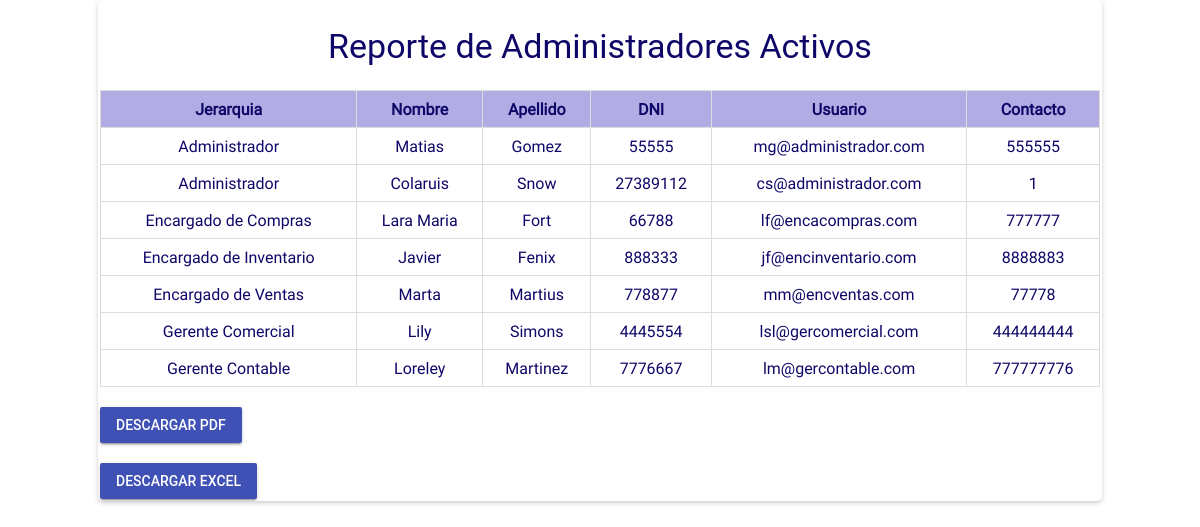
Page /SFI-V2-master/Reportes/reporteAdmin.php (signed in) on the committed database.
### tables this page shows
CREATE TABLE `usuario` (
  `DNI_U` int(11) NOT NULL,
  `ID_JER` int(11) NOT NULL,
  `ID_PROV` int(11) NOT NULL,
  `CONTRASENA` varchar(15) NOT NULL,
  `NOMBRE` varchar(20) NOT NULL,
  `APELLIDO` varchar(20) NOT NULL,
  `USUARIO` varchar(30) NOT NULL,
  `CONTACTO` int(11) NOT NULL,
  `DOMICILIO` varchar(40) NOT NULL,
  `CIUDAD` varchar(40) NOT NULL,
  `Disponibilidad` int(11) NOT NULL
);

CREATE TABLE `jerarquia` (
  `ID_JER` int(11) NOT NULL,
  `JERARQUIA` varchar(30) NOT NULL
);

### SFI-V2-master/Reportes/reporteAdmin.php (the view, shortened to what this page needs)
<?php
$MiConexion = ConexionBD();
$SQL = "SELECT  u.nombre AS nombre,
                u.apellido AS apellido,
                u.DNI_U AS dni,
                u.usuario AS usuario,
                u.contacto AS contacto,
                j.jerarquia as jerarquia,
                u.contrasena as contrasena
        FROM usuario u, jerarquia j
        WHERE  u.id_jer=j.id_jer AND u.id_jer != 2 AND u.Disponibilidad = 1
        ORDER BY j.jerarquia ASC";
$result = $MiConexion->query($SQL);
?>
<!DOCTYPE html>
<html lang="es">
<head>
    <link rel="stylesheet" href="../css/normalize.css">
    <link rel="stylesheet" href="../css/material.min.css">
    <link rel="stylesheet" href="../css/material-design-iconic-font.min.css">
    <link rel="stylesheet" href="../css/main.css">
</head>
<body>
    <div class="reporte">
        <h3>Reporte de Administradores Activos</h3>
        <?php if ($result->num_rows > 0): ?>
            <table>
                <thead>
                    <tr>
                        <th>Jerarquia</th>
                        <th>Nombre</th>
                        <th>Apellido</th>
                        <th>DNI</th>
                        <th>Usuario</th>
                        <th>Contacto</th>
                    </tr>
                </thead>
                <tbody>
                    <?php while ($row = $result->fetch_assoc()): ?>
                        <tr>
                            <td><?= htmlspecialchars($row['jerarquia']) ?></td>
                            <td><?= htmlspecialchars($row['nombre']) ?></td>
                            <td><?= htmlspecialchars($row['apellido']) ?></td>
                            <td><?= htmlspecialchars($row['dni']) ?></td>
                            <td><?= htmlspecialchars($row['usuario']) ?></td>
                            <td><?= htmlspecialchars($row['contacto']) ?></td>
                        </tr>
                    <?php endwhile; ?>
                </tbody>
            </table>
        <br>
        <div>
           <div>
            <a href="pdf_admin_activos.php" class="mdl-button mdl-js-button mdl-button--raised mdl-button--colored">
    DESCARGAR PDF</a>
        </div>
        <br>
        <div>
            <a href="excel_admin.php" class="mdl-button mdl-js-button mdl-button--raised mdl-button--colored">
    DESCARGAR EXCEL
</a>
        </div>
        <?php endif; ?>
    </div>
</body>
</html>

### SFI-V2-master/css/main.css (style rules this page uses)
:root { --color-text: #3F51B5; --primary-color: #2B2B2C; --acent-color: #DB763B; }
html, body { width: 100%; height: 100%; margin: 0; padding: 0; font-size: 16px; font-family: "RobotoRegular"; position: relative; background-color: blueviolet; }

### SFI-V2-master/Reportes/reporteAdmin.php (style rules this page uses)
html { background-color: white; }
body { color: #0F0768; background-color: white; }
.reporte { padding: 2px; border-radius: 5px; margin: auto; box-shadow: 0 2px 5px rgba(0, 0, 0, 0.2); overflow-x: auto; width: 1000px; }
h1, h2, h3 { text-align: center; }
table { table-layout: auto; word-wrap: break-word; width: 100%; border-collapse: collapse; }
th, td { border: 1px solid #ddd; padding: 8px; text-align: center; white-space: normal; word-break: break-word; }
th { background-color: #B1ACE3; }

### rows in the picture
usuario: ID_JER.JERARQUIA "Administrador", NOMBRE "Matias", APELLIDO "Gomez", DNI_U "55555", USUARIO "mg@administrador.com", CONTACTO "555555"
usuario: ID_JER.JERARQUIA "Administrador", NOMBRE "Colaruis", APELLIDO "Snow", DNI_U "27389112", USUARIO "cs@administrador.com", CONTACTO "1"
usuario: ID_JER.JERARQUIA "Encargado de Compras", NOMBRE "Lara Maria", APELLIDO "Fort", DNI_U "66788", USUARIO "lf@encacompras.com", CONTACTO "777777"
usuario: ID_JER.JERARQUIA "Encargado de Inventario", NOMBRE "Javier", APELLIDO "Fenix", DNI_U "888333", USUARIO "jf@encinventario.com", CONTACTO "8888883"
usuario: ID_JER.JERARQUIA "Encargado de Ventas", NOMBRE "Marta", APELLIDO "Martius", DNI_U "778877", USUARIO "mm@encventas.com", CONTACTO "77778"
usuario: ID_JER.JERARQUIA "Gerente Comercial", NOMBRE "Lily", APELLIDO "Simons", DNI_U "4445554", USUARIO "lsl@gercomercial.com", CONTACTO "444444444"
usuario: ID_JER.JERARQUIA "Gerente Contable", NOMBRE "Loreley", APELLIDO "Martinez", DNI_U "7776667", USUARIO "lm@gercontable.com", CONTACTO "777777776"
